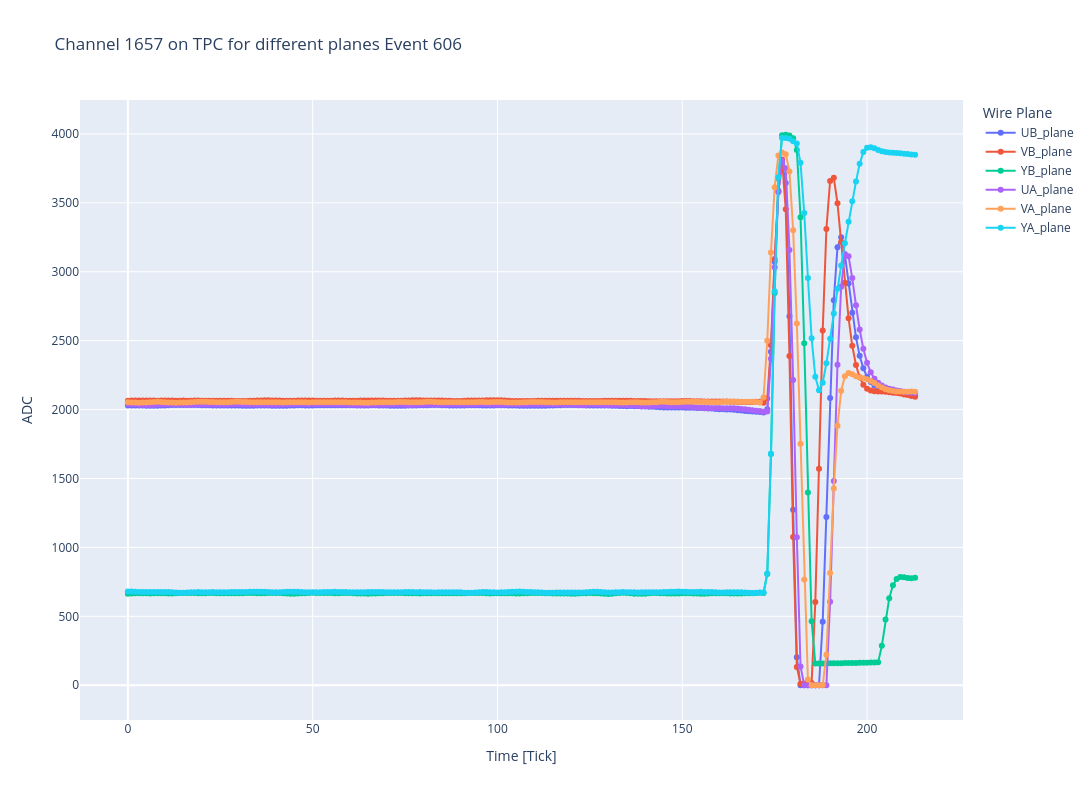

Source (notebook cell):
### Code cell
channel = 1657
files = []
Event = [178]#,606,735,745,835,1116,1377,1560,1592,1785]
for event in Event:
    files.append(f"/Users/danielcarber/Documents/SBND/Noise Analysis/data/waveform_output_{event}.root")

#print(np.median(Waveform_df['Channel_1'][:np.argmax(Waveform_df['Channel_1'])-20]))
fig = make_subplots(rows=1,cols=1)
file = uproot.open(files[0])
for key in file['tpc_noise;1'].keys():
    Waveform_df = {}
    ch_id = 0
    file = uproot.open(files[f])
    raw_rms = file['tpc_noise;1'][key].array().to_list()
    for r,rms in tqdm(enumerate(raw_rms)):
        if r%3415 == 0:
            Waveform_df[f'Channel_{ch_id}'] = []
            Waveform_df[f'Channel_{ch_id}'].append(rms)
            ch_id +=1
        else:
            Waveform_df[f'Channel_{ch_id-1}'].append(rms)
    Waveform_df = pd.DataFrame(Waveform_df)
    pulse = Waveform_df[f'Channel_{channel}'][3200:3414]
    #plt.scatter(range(300),Waveform_df[f'Channel_650'][np.argmax(Waveform_df['Channel_650'])-150:np.argmax(Waveform_df['Channel_650'])+150] ,alpha = .8,s = 5, label = f"Event {Event[f]}")
    fig.add_trace(go.Scatter(x=list(range(214)),y =pulse,name=f"{key}",mode = 'markers+lines'),row=1,col=1)
fig.update_layout(height = 800, width = 1200,showlegend = True)
fig.update_layout(
    title=f"Channel {channel} on TPC for different planes Event 606",
    xaxis_title="Time [Tick]",
    yaxis_title="ADC",
    legend_title="Wire Plane",)
#plt.ylim(-100,5000)
#plt.xlim(np.argmax(Waveform_df['Channel_1'])-100,np.argmax(Waveform_df['Channel_1'])+100)
#plt.yscale("log")
#plt.legend(loc = "upper right")
#plt.xlabel("Time [Ticks]")
#plt.ylabel("ADC")
#plt.title("Example Waveform Channel 873")
#plt.show()
fig.show()

### Figure 1 — Plotly figure (JSON) as saved in the notebook; plotly's stock layout.template omitted (floating-point values rounded to 4 significant figures; data arrays with more than 128 entries replaced by an {"elided": "..."} marker saying what was removed)
{"data": [{"mode": "markers+lines", "name": "UB_plane", "type": "scatter", "x": {"elided": "214 int values"}, "xaxis": "x", "y": {"elided": "214 int values"}, "yaxis": "y"}, {"mode": "markers+lines", "name": "VB_plane", "type": "scatter", "x": {"elided": "214 int values"}, "xaxis": "x", "y": {"elided": "214 int values"}, "yaxis": "y"}, {"mode": "markers+lines", "name": "YB_plane", "type": "scatter", "x": {"elided": "214 int values"}, "xaxis": "x", "y": {"elided": "214 int values"}, "yaxis": "y"}, {"mode": "markers+lines", "name": "UA_plane", "type": "scatter", "x": {"elided": "214 int values"}, "xaxis": "x", "y": {"elided": "214 int values"}, "yaxis": "y"}, {"mode": "markers+lines", "name": "VA_plane", "type": "scatter", "x": {"elided": "214 int values"}, "xaxis": "x", "y": {"elided": "214 int values"}, "yaxis": "y"}, {"mode": "markers+lines", "name": "YA_plane", "type": "scatter", "x": {"elided": "214 int values"}, "xaxis": "x", "y": {"elided": "214 int values"}, "yaxis": "y"}], "layout": {"height": 800, "legend": {"title": {"text": "Wire Plane"}}, "showlegend": true, "title": {"text": "Channel 1657 on TPC for different planes Event 606"}, "width": 1200, "xaxis": {"anchor": "y", "domain": [0, 1], "title": {"text": "Time [Tick]"}}, "yaxis": {"anchor": "x", "domain": [0, 1], "title": {"text": "ADC"}}}}
